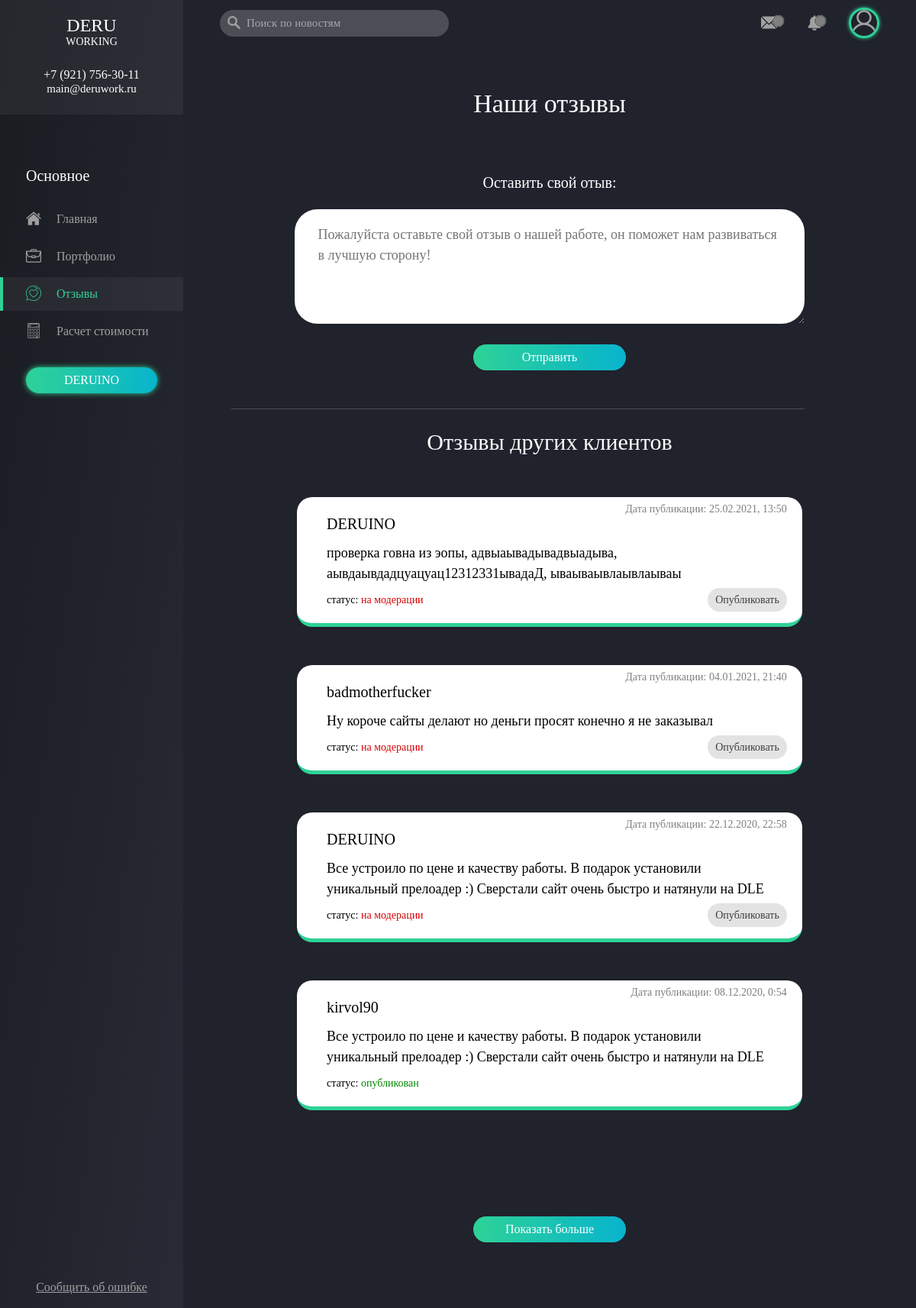
Screenshot of /feedback.php (signed in) with the database file from the repository.
### tables this page shows
CREATE TABLE `deru_users` (
  `id` int(11) NOT NULL,
  `name` varchar(16) NOT NULL,
  `password` varchar(255) NOT NULL,
  `email` varchar(25) NOT NULL,
  `user_group` int(11) NOT NULL,
  `regdate` varchar(25) NOT NULL,
  `pass_token` varchar(25) DEFAULT NULL,
  `user_ip` varchar(25) DEFAULT NULL
);

CREATE TABLE `deru_feedback` (
  `id` int(10) UNSIGNED NOT NULL,
  `name` varchar(255) DEFAULT NULL,
  `text` varchar(255) DEFAULT NULL,
  `date` varchar(255) DEFAULT NULL,
  `status` varchar(25) NOT NULL
);

### src/feedback.php (called while the page is built)
<?php
    include('header.php');
    include('modules/feedback/index.php');
    include('footer.php');
?>

### src/engine/groups.php (called while the page is built, shortened)
<?php
    require_once('config.php');
    $session_id = $_SESSION['id'];
    $sql = $link->prepare("SELECT * FROM `deru_users` WHERE `id` = :session_id");
	$sql->execute(array('session_id' => $session_id));
    $array = $sql->fetch(PDO::FETCH_ASSOC);
    $deru_name = $array['name'];
    $deru_group = $array['user_group'];
?>

### src/modules/feedback/index.php (the view, shortened to what this page needs)
<link href="css/feedback.min.css" rel="stylesheet" type="text/css">
<div class="container_fluid">
	<div class="feedback">
		<div class="wrapper_title">Наши отзывы</div>
		<div class="row myrow justify-content-center">
			<div class="feed_block col-12 col-sm-12 col-md-12 col-lg-12 col-xl-12">
				<div class="feed_create_title">Оставить свой отыв:</div>
				<?php if ($group <= 4) { ?>
					<div class="feed_create">
						<form id="form">
							<div class="feed_input">
								<textarea minlength="50" class="input_text" type="text" name="text" placeholder="Пожалуйста оставьте свой отзыв о нашей работе, он поможет нам развиваться в лучшую сторону!" required></textarea>
							</div>
							<div class="feed_input feed_submit">
								<input class="input_submit" type="submit" value="Отправить">
							</div>
						</form>
				<?php } else { ?>
					<div class="feed_input feed_submit">
						<div class="feed_auth open_auth">Авторизуйтесь!</div>
					</div>
				<?php } ?>
			</div>
			<div class="feed_line"></div>
		</div>
		<div class="feed_others row myrow justify-content-center">
			<div class="col-12">
				<div class="feed_others_title">Отзывы других клиентов</div>
				<?php
					if ($group == 1) {
						$sql = $link->prepare("SELECT * FROM `deru_feedback` ORDER BY `status`, `id` DESC");
						$sql->execute();
						if($sql->rowCount() > 0) {
							while($table = $sql->fetch(PDO::FETCH_BOTH)) {
								echo '<div class="feed_others_block">
										<div class="feed_user_date">Дата публикации: '.$table['date'].'</div>
										<div class="feed_user_title">'.$table['name'].'</div>
										<div class="feed_user_text">'.$table['text'].'</div>';
										if ($table['status'] == 'published') {
											echo '<div class="feed_status">статус: <span class="status_published">опубликован</div>';
										} else if ($table['status'] == 'moderation') {
											echo '<div class="feed_status">статус: <span class="status_moderation">на модерации</div>';
											echo '<div class="publish_button">
													<form id="publish">
														<input type="text" name="publish_id" value="'.$table['id'].'" hidden>
														<button type="accept">Опубликовать</button>
													</form>
												</div>';
										}
								echo '</div>';
							}
						}
					}
				?>
			</div>
			<div class="row myrow justify-content-center">
				<div class="col-12">
					<div class="feed_others_block_more">
						Показать больше
					</div>
				</div>
			</div>
		</div>
	</div>
</div>

### src/header.php (shortened to what this page needs)
<!DOCTYPE html>
<html>
  <head>
    <link rel="stylesheet" type="text/css" href="css/libs.min.css">
    <link rel="stylesheet" type="text/css" href="css/style.min.css">
  </head>
  <body>
    <?php
        $url = $_SERVER["REQUEST_URI"];
        require_once('engine/groups.php');
        if (!isset($_SESSION['id'])) {
          $group = 5;
        } else {
          $group = $deru_group;
        }
    ?>
    <div class="wrapper">
      <div class="sidebar">
        <div class="sidebar_flex">
          <div class="sidebar__contactsblock">
            <div class="sidebar__contactsblock__logoblock">
              <div class="deru">DERU</div>
              <div class="working">WORKING</div>
            </div>
            <div class="sidebar__contactsblock__links">
              <div class="number">+7 (921) 756-30-11</div>
              <div class="email">main@deruwork.ru</div>
            </div>
          </div>
          <div class="sidebar__menublock">
            <div class="sidebar__menublock__linksblock">
              <div class="sidebar__menublock__linksblock__title">
                Основное
              </div>
              <div class="sidebar__menublock__linksblock__links">
                <a href="/">
                  <div <?php if ($url == '/') { echo 'class="link active"'; } else { echo 'class="link"'; } ?>>
                  Главная
                  </div>
                </a>
                <a href="/works.php">
                  <div <?php if ($url == '/works.php') { echo 'class="link active"'; } else { echo 'class="link"'; } ?>>
                    Портфолио
                  </div>
                </a>
                <a href="/feedback.php">
                  <div <?php if ($url == '/feedback.php') { echo 'class="link active"'; } else { echo 'class="link"'; } ?>>
                    Отзывы
                  </div>
                </a>
                <a href="/calc.php">
                  <div <?php if ($url == '/calc.php') { echo 'class="link active"'; } else { echo 'class="link"'; } ?>>
                    Расчет стоимости
                  </div>
                </a>
              </div>
            </div>
          </div>
          <div class="sidebar__lkblock">
            <div class="button open_auth">
              <?php if ($group > 4) { ?>
              Личный кабинет
              <?php
              } else {
                echo $deru_name;
              }
              ?>
            </div>
          </div>
          <div class="footer">
            <span class="errorform_link">Сообщить об ошибке</span>
          </div>
        </div>
      </div>
      <div class="content">
        <?php include('lk.php'); ?>

### rows the page displays
deru_users: name "DERUINO"
deru_feedback: date "25.02.2021, 13:50", name "DERUINO", text "проверка говна из эопы, адвыаывадывадвыадыва, аывдаывдадцуацуац12312331ывадаД, ываываывлаывлаываы"
deru_feedback: date "04.01.2021, 21:40", name "badmotherfucker", text "Ну короче сайты делают но деньги просят конечно я не заказывал"
deru_feedback: date "22.12.2020, 22:58", name "DERUINO", text "Все устроило по цене и качеству работы. В подарок установили уникальный прелоадер :) Сверстали сайт очень быстро и натянули на DLE"
deru_feedback: date "08.12.2020, 0:54", name "kirvol90", text "Все устроило по цене и качеству работы. В подарок установили уникальный прелоадер :) Сверстали сайт очень быстро и натянули на DLE", shows "статус:", status "опубликован"
